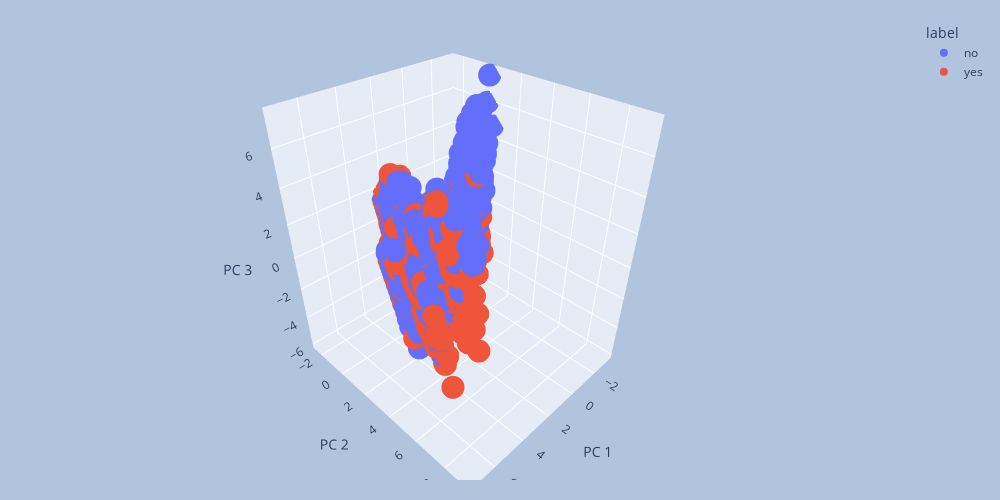

The cell this chart's notebook holds for it:
### Code cell
fig = px.scatter_3d(pc, x='PC 1', y='PC 2', z='PC 3', color='label', width=1000, height=500)
fig.update_layout(
    margin=dict(l=15, r=15, t=20, b=20),
    paper_bgcolor="LightSteelBlue",
)
fig.write_html('../outputs/plots/first_three_pc.html') # Write interactive 3d plot to html file
fig.show();

### Figure 1 — Plotly figure (JSON) as saved in the notebook; plotly's stock layout.template omitted (floating-point values rounded to 4 significant figures; data arrays with more than 128 entries replaced by an {"elided": "..."} marker saying what was removed)
{"data": [{"hovertemplate": "label=no<br>PC 1=%{x}<br>PC 2=%{y}<br>PC 3=%{z}<extra></extra>", "legendgroup": "no", "marker": {"color": "#636efa", "symbol": "circle"}, "mode": "markers", "name": "no", "scene": "scene", "showlegend": true, "type": "scatter3d", "x": {"elided": "29238 float values"}, "y": {"elided": "29238 float values"}, "z": {"elided": "29238 float values"}}, {"hovertemplate": "label=yes<br>PC 1=%{x}<br>PC 2=%{y}<br>PC 3=%{z}<extra></extra>", "legendgroup": "yes", "marker": {"color": "#EF553B", "symbol": "circle"}, "mode": "markers", "name": "yes", "scene": "scene", "showlegend": true, "type": "scatter3d", "x": {"elided": "3712 float values"}, "y": {"elided": "3712 float values"}, "z": {"elided": "3712 float values"}}], "layout": {"height": 500, "legend": {"title": {"text": "label"}, "tracegroupgap": 0}, "margin": {"b": 20, "l": 15, "r": 15, "t": 20}, "paper_bgcolor": "LightSteelBlue", "scene": {"domain": {"x": [0, 1], "y": [0, 1]}, "xaxis": {"title": {"text": "PC 1"}}, "yaxis": {"title": {"text": "PC 2"}}, "zaxis": {"title": {"text": "PC 3"}}}, "width": 1000}}
